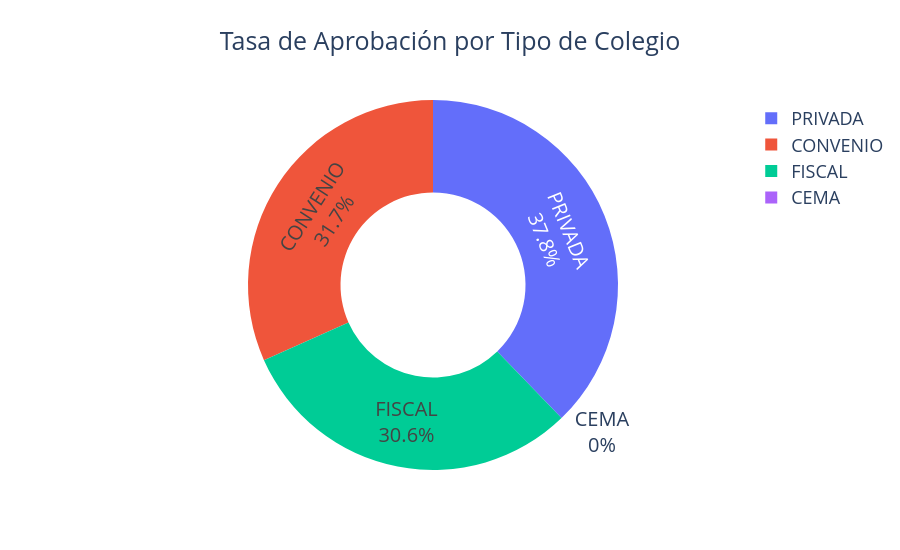

Source (notebook cell):
### Markdown cell above
El código muestra quién aprueba más entre colegios fiscales y privados. Primero renombra la columna “Administración del Colegio” a “Tipo” y se asegura de que la columna “Estado” sea binaria, donde 1 significa que el estudiante aprueba. Luego calcula el porcentaje de aprobación para cada tipo de colegio. Con esos valores genera un gráfico tipo donut que compara visualmente la tasa de aprobación entre colegios fiscales y privados, mostrando los porcentajes dentro del gráfico. Al final, permite ver claramente qué tipo de colegio tiene mayor porcentaje de estudiantes aprobados.

### Code cell
from IPython.display import Markdown
display(Markdown("## 5. ¿Quién Aprueba Más? Fiscal vs Privado"))

# Renombra para simplificar si quieres
df = df.rename(columns={"Administración del Colegio": "Tipo"})

# Asegurar que Estado sea binario (1 = aprueba)
df["Estado"] = df["Estado"].astype(int)

tasa = df.groupby("Tipo")["Estado"].mean().round(4) * 100

fig = px.pie(values=tasa.values, names=tasa.index, hole=0.5,
             color_discrete_map={
                 "Colegio Fiscal": "#E74C3C", 
                 "Colegio Privado": "#27AE60"
             },
             title="Tasa de Aprobación por Tipo de Colegio")

fig.update_traces(textinfo='percent+label', textfont_size=20)
fig.update_layout(height=550, title_x=0.5, font=dict(size=18))
fig.show()

### Figure 1 — Plotly figure (JSON) as saved in the notebook; plotly's stock layout.template omitted (floating-point values rounded to 4 significant figures)
{"data": [{"domain": {"x": [0, 1], "y": [0, 1]}, "hole": 0.5, "hovertemplate": "label=%{label}<br>value=%{value}<extra></extra>", "labels": ["CEMA", "CONVENIO", "FISCAL", "PRIVADA"], "legendgroup": "", "name": "", "showlegend": true, "textfont": {"size": 20}, "textinfo": "percent+label", "type": "pie", "values": [0.0, 29.17, 28.16, 34.81]}], "layout": {"font": {"size": 18}, "height": 550, "legend": {"tracegroupgap": 0}, "title": {"text": "Tasa de Aprobación por Tipo de Colegio", "x": 0.5}}}
